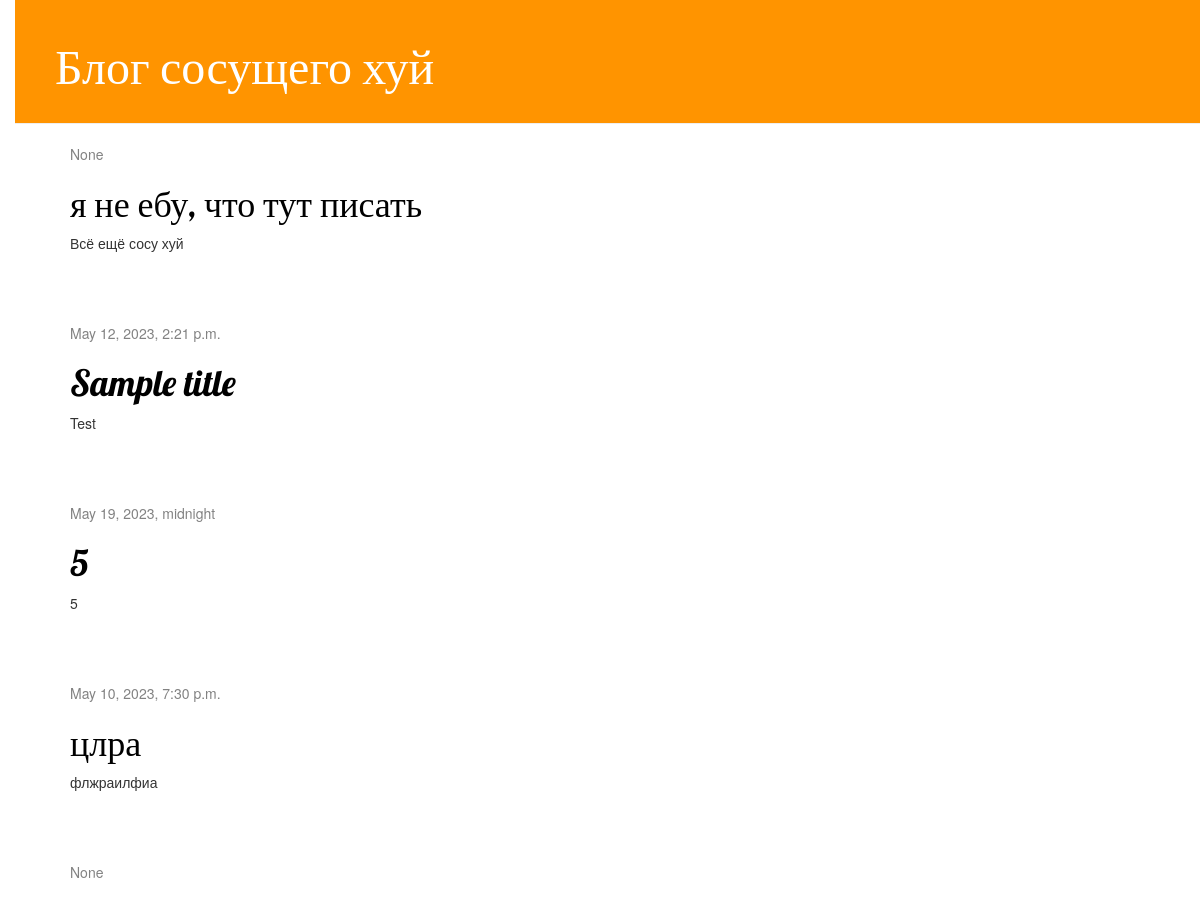
Before: / (upper part) with the older database file.
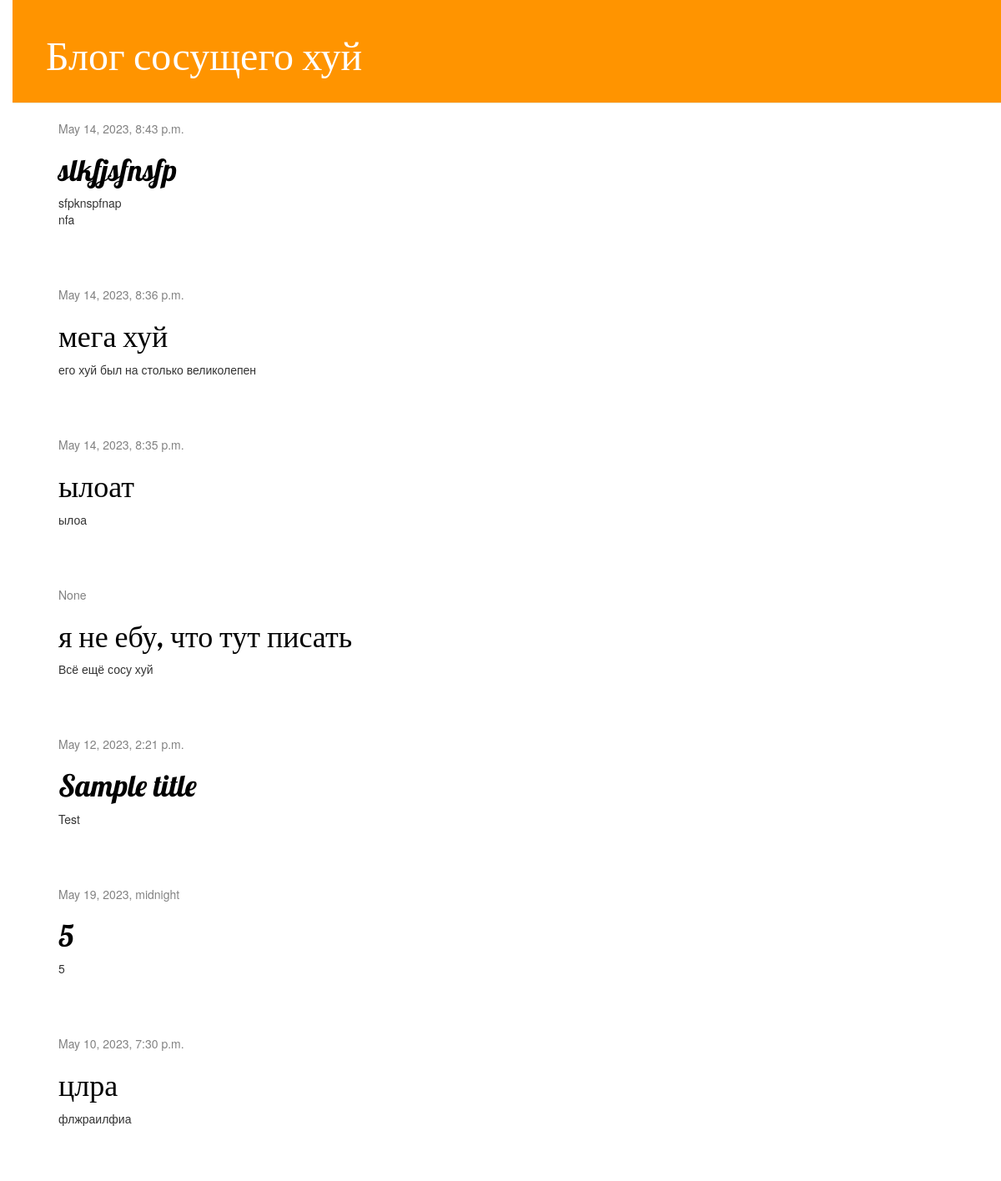
After: the same page with the newer database file.
### blog/models.py (models this page shows, shortened)
class Post(models.Model):
    author = models.ForeignKey(settings.AUTH_USER_MODEL, on_delete=models.CASCADE)
    title = models.CharField(max_length=200)
    text = models.TextField()
    created_date = models.DateTimeField(default=timezone.now)
    published_date = models.DateTimeField(blank=True, null=True)

### blog/views.py (the view)
# urls.py: path('', views.post_list, name='post_list'),
def post_list(request):
    posts = Post.objects.order_by('-created_date')
    return render(request, 'blog/post_list.html', {'posts': posts})

### blog/templates/blog/post_list.html
{% extends 'blog/base.html' %}
{% block content %}
    {% for post in posts %}
        <div class="post">
            <div class="date">
                {{ post.published_date }}
            </div>
            <h1><a href="{% url 'post_detail' pk=post.pk %}">{{ post.title }}</a></h1>
            <p>{{ post.text|linebreaksbr }}</p>
        </div>
    {% endfor %}
{% endblock %}

Changed rows visible on the page:
no longer on this page (row unchanged): Post: published_date "None"
added Post: published_date "May 14, 2023, 8:43 p.m.", title "slkfjsfnsfp", text "sfpknspfnap nfa"
added Post: published_date "May 14, 2023, 8:36 p.m.", title "мега хуй", text "его хуй был на столько великолепен"
added Post: published_date "May 14, 2023, 8:35 p.m.", title "ылоат", text "ылоа"
